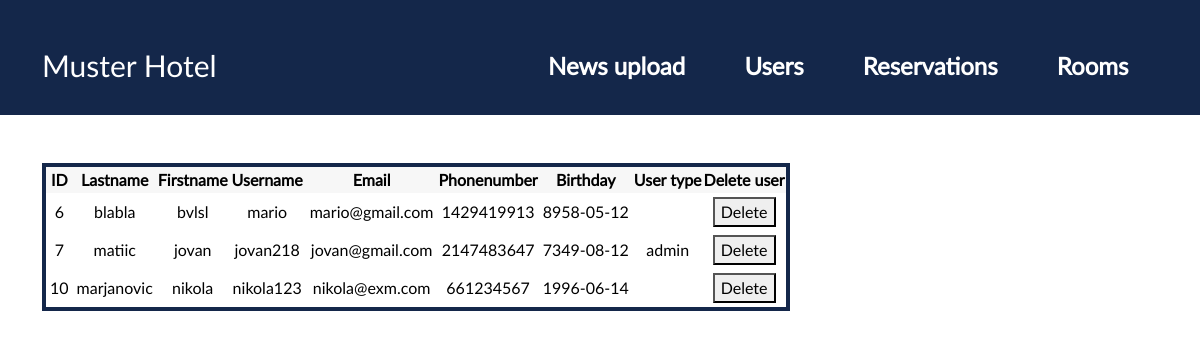
Page /admin/users.php on the earlier database version.
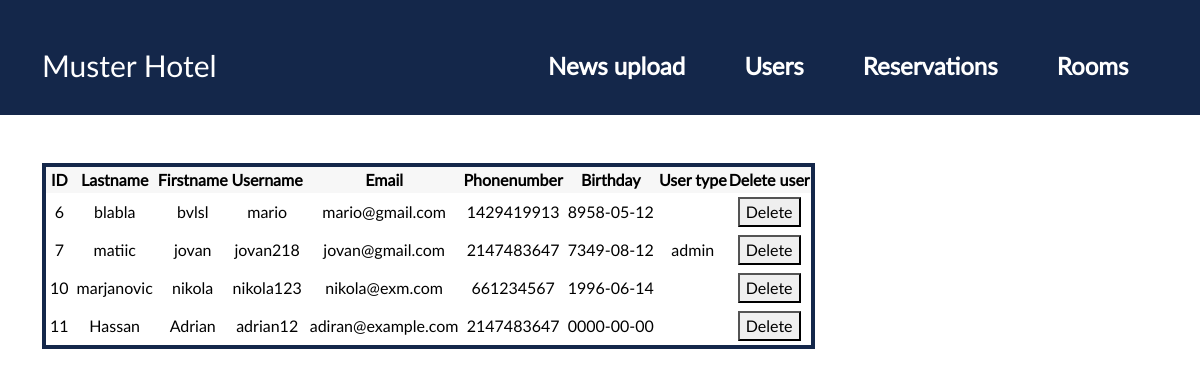
Same page on the later database version.
### tables this page shows
CREATE TABLE `user1` (
  `id` int(11) NOT NULL,
  `usersLastName` varchar(50) NOT NULL,
  `usersFirstName` varchar(50) NOT NULL,
  `usersUid` varchar(50) NOT NULL,
  `usersEmail` varchar(100) NOT NULL,
  `usersPassword` varchar(255) DEFAULT NULL,
  `usersPhonenumber` int(11) NOT NULL,
  `usersBirthday` date NOT NULL,
  `usersType` varchar(20) DEFAULT NULL
);

### admin/users.php (the view, shortened to what this page needs)
<?php
require("../includes/dbh.php");
$sql = "Select * From user1";
$result = mysqli_query($conn, $sql);
include("header.php");
include("navbar.php");
?>
<div class="container mt-5">
    <table>
        <tr>
            <th>ID</th>
            <th>Lastname</th>
            <th>Firstname</th>
            <th>Username</th>
            <th>Email</th>
            <th>Phonenumber</th>
            <th>Birthday</th>
            <th>User type</th>
            <th>Delete user</th>
        </tr>
            <form action="../includes/process-delete-user.php" method="POST">
                <?php
        while($row = mysqli_fetch_assoc($result))
        {
        ?>
        <tr>
            <td>
                <?php echo $row['id'] ?>
            </td>
            <td>
                <?php echo $row['usersLastName'] ?>
            </td>
            <td>
                <?php echo $row['usersFirstName'] ?>
            </td>
            <td>
                <?php echo $row['usersUid'] ?>
            </td>
            <td>
                <?php echo $row['usersEmail'] ?>
            </td>
            <td>
                <?php echo $row['usersPhonenumber'] ?>
            </td>
            <td>
                <?php echo $row['usersBirthday'] ?>
            </td>
            <td>
                <?php echo $row['usersType'] ?>
            </td>
            <td>
                <button type="submit" name="submit">Delete</button>
            </td>
        <?php
        }
        ?>
        </form>
    </table>
</div>

Differences in the rows shown:
added user1: id "11", usersLastName "Hassan", usersFirstName "Adrian", usersUid "adrian12", usersEmail "adiran@example.com", usersPhonenumber "2147483647", usersBirthday "0000-00-00"
